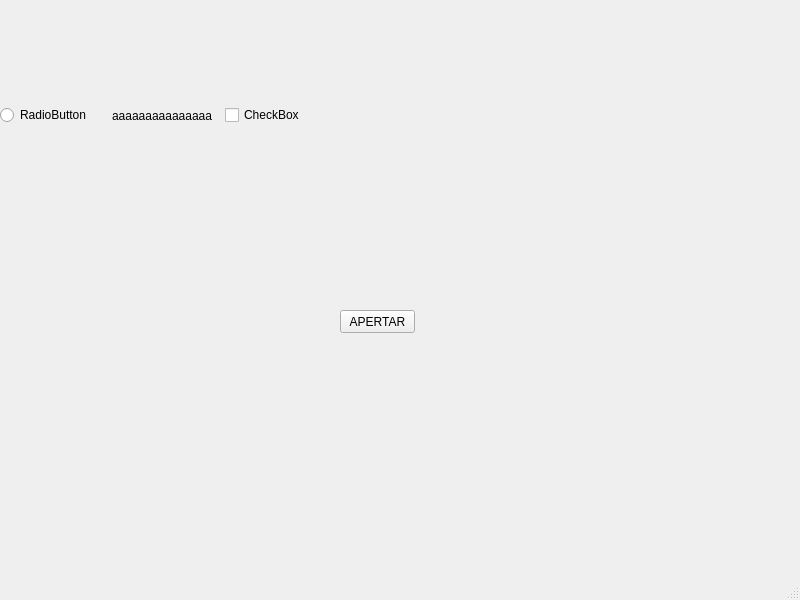
<?xml version="1.0" encoding="UTF-8"?>
<ui version="4.0">
 <class>MainWindow</class>
 <widget class="QMainWindow" name="MainWindow">
  <property name="geometry">
   <rect>
    <x>0</x>
    <y>0</y>
    <width>800</width>
    <height>600</height>
   </rect>
  </property>
  <property name="windowTitle">
   <string>MainWindow</string>
  </property>
  <widget class="QWidget" name="centralwidget">
   <widget class="QWidget" name="horizontalLayoutWidget">
    <property name="geometry">
     <rect>
      <x>0</x>
      <y>10</y>
      <width>331</width>
      <height>211</height>
     </rect>
    </property>
    <layout class="QHBoxLayout" name="horizontalLayout">
     <item>
      <widget class="QRadioButton" name="radio">
       <property name="text">
        <string>RadioButton</string>
       </property>
      </widget>
     </item>
     <item>
      <widget class="QLabel" name="label">
       <property name="text">
        <string>aaaaaaaaaaaaaaa</string>
       </property>
      </widget>
     </item>
     <item>
      <widget class="QCheckBox" name="check">
       <property name="text">
        <string>CheckBox</string>
       </property>
      </widget>
     </item>
    </layout>
   </widget>
   <widget class="QPushButton" name="butao">
    <property name="geometry">
     <rect>
      <x>340</x>
      <y>310</y>
      <width>75</width>
      <height>23</height>
     </rect>
    </property>
    <property name="text">
     <string>APERTAR</string>
    </property>
   </widget>
  </widget>
  <widget class="QMenuBar" name="menubar">
   <property name="geometry">
    <rect>
     <x>0</x>
     <y>0</y>
     <width>800</width>
     <height>21</height>
    </rect>
   </property>
  </widget>
  <widget class="QStatusBar" name="statusbar"/>
 </widget>
 <resources/>
 <connections/>
</ui>
